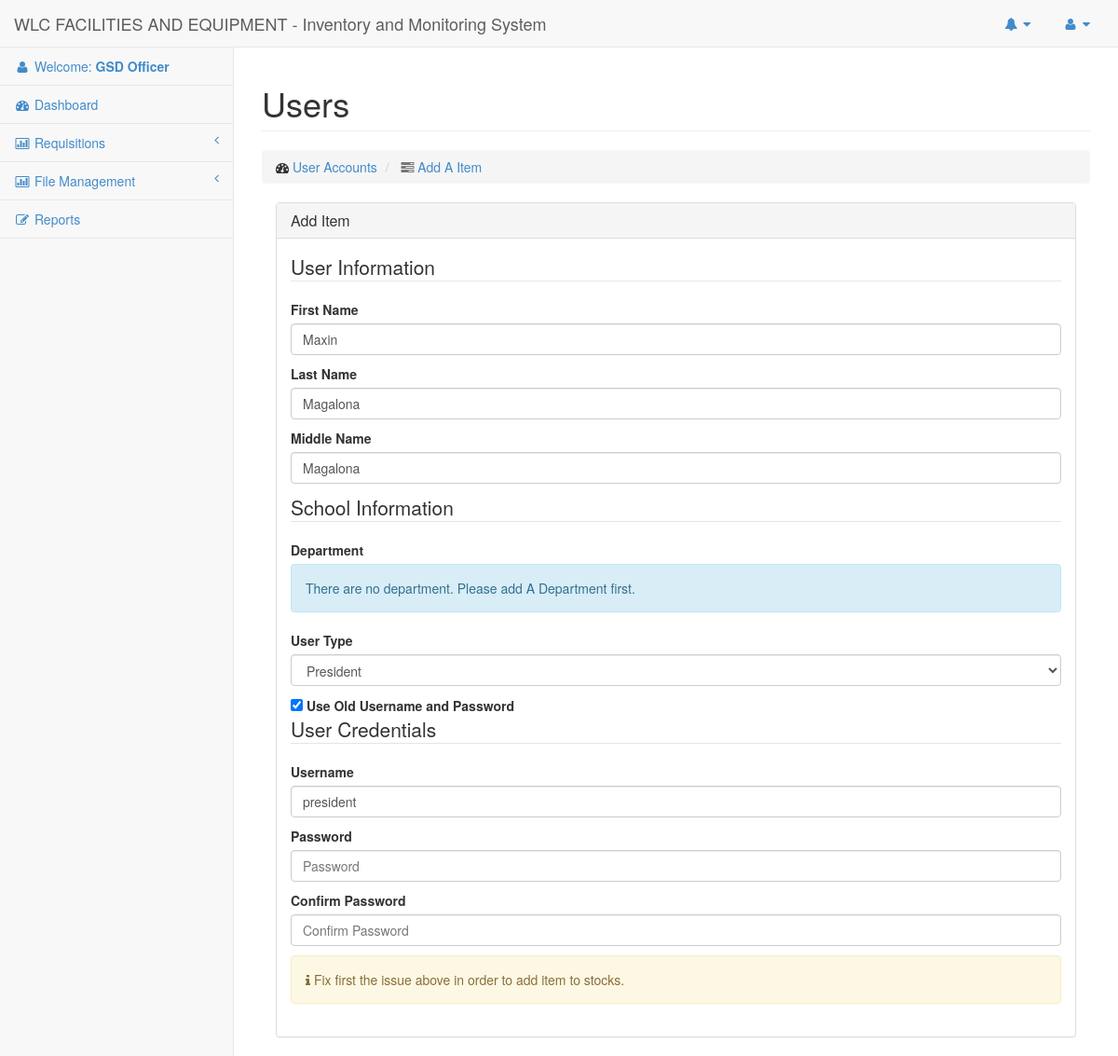
Screenshot of /Pages/Users/update.php?user=10085 (signed in) with the database file from the repository.
### tables this page shows
CREATE TABLE `users` (
  `id` int(50) NOT NULL AUTO_INCREMENT,
  `email` varchar(100) NOT NULL,
  `password` varchar(100) NOT NULL,
  `lastname` varchar(100) NOT NULL,
  `firstname` varchar(100) NOT NULL,
  `middlename` varchar(50) NOT NULL,
  `status` enum('Active','Inactive','Deleted') NOT NULL,
  `type` varchar(30) NOT NULL,
  `datetime_added` datetime NOT NULL,
  `datetime_updated` varchar(45) NOT NULL,
  `datetime_deleted` varchar(45) NOT NULL,
  `department_id` int(11) NOT NULL,
  PRIMARY KEY (`id`),
  UNIQUE KEY `user_id` (`id`),
  UNIQUE KEY `user_id_2` (`id`),
  UNIQUE KEY `user_id_3` (`id`)
);

### Core/Link.php (called while the page is built)
<?php
Class Link
{
	public static function createUrl($url)
	{
		return 'http://'.$_SERVER['HTTP_HOST'].'/'.$url;
	}
}

### Config/DbConnection.php (called while the page is built, shortened)
<?php
Class DbConnection{
	private static $_instance;
	public static function connect() {
		if(!self::$_instance) {
			self::$_instance = new self();
		}
		return self::$_instance;
	}
	private function __construct() {
		$this->_connection = new mysqli(Constant::DB_HOST, Constant::DB_USER,
			Constant::DB_PASS, Constant::DB_NAME);
	}
	public function getConnection() {
		return $this->_connection;
	}
}

### Repositories/Base.php (called while the page is built, shortened)
<?php
Class Base {
	public $connection = '';
	public function __construct()
	{
		$this->connection = DbConnection::connect()->getConnection();
	}
	public function getAll($columns = null, $where = null)
	{
		$sql = '';
		if ($columns) {
			$sql = 'SELECT '.implode(',', $columns).' FROM '.$this->table;
			if ($where) {
				$whereClause = [];
				$sql .= ' WHERE ';
				foreach ($where as $column => $value) {
					$whereClause[] = "`$this->table`.`$column`='$value'";
				}
				$sql .= ' '.implode(',', $whereClause);
			}
		} else {
			$sql = 'SELECT * FROM '.$this->table;
		}
		$data = $this->connection->query($sql);
		return $data;
	}
}
?>

### Utilities/UserUtility.php (called while the page is built, shortened)
<?php
class UserUtility
{
	public static function getUserTypes($isInventoryOffice = true)
	{
		$userTypes = [
			Constant::USER_GSD_OFFICER,
			Constant::USER_PRESIDENT,
			Constant::USER_DEAN,
			Constant::USER_PROPERTY_CUSTODIAN,
			Constant::USER_COMPTROLLER,
			Constant::USER_TREASURER,
			Constant::USER_DEPARTMENT_HEAD,
			Constant::USER_EMPLOYEE,
		];
		return $userTypes;
	}
}

### Pages/Users/update.php (the view, shortened to what this page needs)
<?php
include $_SERVER['DOCUMENT_ROOT'].'/Core/Loader.php';
$userRepo = new User();
if (isset($_GET['user'])) {
  $user = $userRepo->getAll(['*'],['id' => $_GET['user']]);
  if ($user && $user->num_rows != 0) {
    $user = $user->fetch_assoc();
  } else {
    echo json_encode(['error' => 'User Not Found']);
    die();
  }
} else {
  echo json_encode(['error' => 'User Id not Defined']);
  die();
}
$error = false;
?>
  <div class="row">
      <div class="col-lg-12">
          <h1 class="page-header">Users</h1>
          <ol class="breadcrumb">
              <li>
                  <i class="fa fa-dashboard"></i>  <a href="#">User Accounts</a>
              </li>
              <li class="active">
                  <i class='fa fa-tasks'></i> <a href="<?php echo Link::createUrl('Pages/Users/add.php'); ?>">Add A Item</a>
              </li>
          </ol>
      </div>
  </div>
  <div class="row">
    <div class="col-md-12">
      <div class="table-responsive">
        <div class="col-md-12 col-sm-12 margin-bottom-30">
        <div class="panel panel-default">
          <div class="panel-heading">
            <h4 class="panel-title">Add Item</h4>
          </div>
          <div class="panel-body">
            <?php
                $departmentObj   = new Department();
                $departments = $departmentObj->getAll();
            ?>
                <form action ="<?php echo Link::createUrl('Controllers/AddUser.php'); ?>" method="post">
                    <fieldset>
                      <legend>User Information</legend>
                      <div class="control-group">
                          <label class='control-label' for="first_name"> First Name</label>
                          <input class='form-control' name="first_name" id="first_name" type="text" placeholder="First Name" required="required" value="<?php echo $user['firstname'] ?>" />
                      </div>
                      <div class="control-group">
                          <label class='control-label' for="last_name"> Last Name</label>
                          <input class='form-control' name="last_name" id="last_name" type="text" placeholder="Last Name" required="required" value="<?php echo $user['lastname'] ?>" />
                      </div>
                      <div class="control-group">
                          <label class='control-label' for="middle_name"> Middle Name</label>
                          <input class='form-control' name="middle_name" id="middle_name" type="text" placeholder="Middle Name" required="required" value="<?php echo $user['middlename'] ?>" />
                      </div>
                    </fieldset>
                    <fieldset>
                        <legend>School Information</legend>
                        <div class="control-group">
                          <label>Department</label>
                          <?php if (0 != $departments->num_rows): ?>
                                <select id='department_id' name='department_id' class='form-control' required>
                                  <option value=''>Select Department</option>
                                  <?php
                                      if ($departments) {
                                        while ($department =  $departments->fetch_assoc()) {
                                          ?>
                                            <option <?php echo ($user['department_id'] == $department['id']) ? 'selected="selected"' : '' ?> value='<?php echo $department['id']; ?>' ><?php echo $department['name']; ?></option>
                                          <?php
                                        }
                                      }
                                  ?>
                              </select>
                          <?php else: ?>
                              <?php $error = true; ?>
                              <div class="alert alert-info">
                                  There are no department. Please add A Department first.
                              </div>
                          <?php endif ?>
                      </div>
                      <div class="control-group">
                          <label class='control-label' for="user_type"> User Type</label>
                          <select class='form-control' name='user_type' required>
                              <?php foreach (UserUtility::getUserTypes() as $type) { ?>
                                <?php if ($type == Constant::USER_EMPLOYEE): ?>
                                    <option <?php echo ($user['type'] == $type) ? 'selected="selected"' : '' ?> value="<?php echo $type; ?>" >Other</option>
                                <?php else: ?>
                                    <option <?php echo ($user['type'] == $type) ? 'selected="selected"' : '' ?> value="<?php echo $type; ?>" ><?php echo $type; ?></option>
                                <?php endif ?>
                              <?php } ?>
                          </select>
                      </div>
                    </fieldset>
                    <div class="row">
                        <div class="col-md-12">
                            <input checked='checked' class='' type='checkbox' name='retainPassword' id='retainPassword' > <b>Use Old Username and Password</b>
                        </div>
                    </div>
                    <fieldset id='user_credentials'>
                        <legend>User Credentials</legend>
                        <div class="control-group">
                            <label class='control-label' for="name"> Username</label>
                            <input class='form-control' name="username" id="username" type="text" placeholder="Username" required="required" value="<?php echo $user['email'] ?>" />
                        </div>
                        <div class="control-group">
                            <label class='control-label' for="name"> Password</label>
                            <input class='form-control' name="password" id="password" type="password" placeholder="Password" value="" />
                        </div>
                        <div class="control-group">
                            <label class='control-label' for="name"> Confirm Password</label>
                            <input class='form-control' name="cpassword" id="cpassword" type="password" placeholder="Confirm Password" value="" />
                        </div>
                    </fieldset>
                    <?php if ($error): ?>
                        <div class="alert alert-warning"> <i class='fa fa-info'></i> Fix first the issue above in order to add item to stocks.</div>
                    <?php else: ?>
                        <input class='btn btn-primary clear btn-5x pull-right' name="submit" class="formbutton" value="Save User" type="submit" />
                    <?php endif ?>
                </form>
          </div>
        </div>
      </div>
      </div>
    </div>
  </div>

### css/sb-admin-2.css (style rules this page uses)
body { background-color: #f8f8f8; }

### rows the page displays
users: first_name "Maxin", last_name "Magalona", middle_name "Magalona", user_type "President", username "president"

### other values shown
$_SESSION['type'] "GSD Officer"
